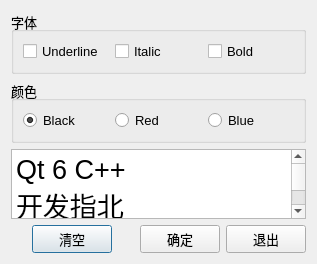
<?xml version="1.0" encoding="UTF-8"?>
<ui version="4.0">
 <class>Dialog</class>
 <widget class="QDialog" name="Dialog">
  <property name="geometry">
   <rect>
    <x>0</x>
    <y>0</y>
    <width>317</width>
    <height>262</height>
   </rect>
  </property>
  <property name="font">
   <font>
    <pointsize>10</pointsize>
    <bold>false</bold>
   </font>
  </property>
  <property name="windowTitle">
   <string>信号与槽的使用</string>
  </property>
  <layout class="QVBoxLayout" name="verticalLayout">
   <item>
    <widget class="QGroupBox" name="groupBox_Font">
     <property name="title">
      <string>字体</string>
     </property>
     <layout class="QHBoxLayout" name="horizontalLayout">
      <item>
       <widget class="QCheckBox" name="chkBoxUnder">
        <property name="text">
         <string>Underline</string>
        </property>
       </widget>
      </item>
      <item>
       <widget class="QCheckBox" name="chkBoxItalic">
        <property name="text">
         <string>Italic</string>
        </property>
       </widget>
      </item>
      <item>
       <widget class="QCheckBox" name="chkBoxBold">
        <property name="text">
         <string>Bold</string>
        </property>
       </widget>
      </item>
     </layout>
    </widget>
   </item>
   <item>
    <widget class="QGroupBox" name="groupBox_Color">
     <property name="title">
      <string>颜色</string>
     </property>
     <layout class="QHBoxLayout" name="horizontalLayout_2">
      <item>
       <widget class="QRadioButton" name="radioBlack">
        <property name="text">
         <string>Black</string>
        </property>
        <property name="checked">
         <bool>true</bool>
        </property>
       </widget>
      </item>
      <item>
       <widget class="QRadioButton" name="radioRed">
        <property name="text">
         <string>Red</string>
        </property>
       </widget>
      </item>
      <item>
       <widget class="QRadioButton" name="radioBlue">
        <property name="text">
         <string>Blue</string>
        </property>
       </widget>
      </item>
     </layout>
    </widget>
   </item>
   <item>
    <widget class="QPlainTextEdit" name="plainTextEdit">
     <property name="font">
      <font>
       <pointsize>20</pointsize>
       <bold>false</bold>
      </font>
     </property>
     <property name="plainText">
      <string>Qt 6 C++
开发指北</string>
     </property>
    </widget>
   </item>
   <item>
    <layout class="QHBoxLayout" name="horizontalLayout_3">
     <item>
      <spacer name="horizontalSpacer_2">
       <property name="orientation">
        <enum>Qt::Horizontal</enum>
       </property>
       <property name="sizeHint" stdset="0">
        <size>
         <width>40</width>
         <height>20</height>
        </size>
       </property>
      </spacer>
     </item>
     <item>
      <widget class="QPushButton" name="btnClear">
       <property name="text">
        <string>清空</string>
       </property>
       <property name="icon">
        <iconset resource="res.qrc">
         <normaloff>:/icons/images/212.bmp</normaloff>:/icons/images/212.bmp</iconset>
       </property>
      </widget>
     </item>
     <item>
      <spacer name="horizontalSpacer">
       <property name="orientation">
        <enum>Qt::Horizontal</enum>
       </property>
       <property name="sizeHint" stdset="0">
        <size>
         <width>40</width>
         <height>20</height>
        </size>
       </property>
      </spacer>
     </item>
     <item>
      <widget class="QPushButton" name="btnOK">
       <property name="text">
        <string>确定</string>
       </property>
       <property name="icon">
        <iconset resource="res.qrc">
         <normaloff>:/icons/images/322.bmp</normaloff>:/icons/images/322.bmp</iconset>
       </property>
      </widget>
     </item>
     <item>
      <widget class="QPushButton" name="btnExit">
       <property name="text">
        <string>退出</string>
       </property>
       <property name="icon">
        <iconset resource="res.qrc">
         <normaloff>:/icons/images/132.bmp</normaloff>:/icons/images/132.bmp</iconset>
       </property>
      </widget>
     </item>
    </layout>
   </item>
  </layout>
 </widget>
 <resources>
  <include location="res.qrc"/>
 </resources>
 <connections>
  <connection>
   <sender>btnOK</sender>
   <signal>clicked()</signal>
   <receiver>Dialog</receiver>
   <slot>accept()</slot>
   <hints>
    <hint type="sourcelabel">
     <x>180</x>
     <y>239</y>
    </hint>
    <hint type="destinationlabel">
     <x>158</x>
     <y>130</y>
    </hint>
   </hints>
  </connection>
  <connection>
   <sender>btnExit</sender>
   <signal>clicked()</signal>
   <receiver>Dialog</receiver>
   <slot>close()</slot>
   <hints>
    <hint type="sourcelabel">
     <x>266</x>
     <y>239</y>
    </hint>
    <hint type="destinationlabel">
     <x>158</x>
     <y>130</y>
    </hint>
   </hints>
  </connection>
 </connections>
</ui>
